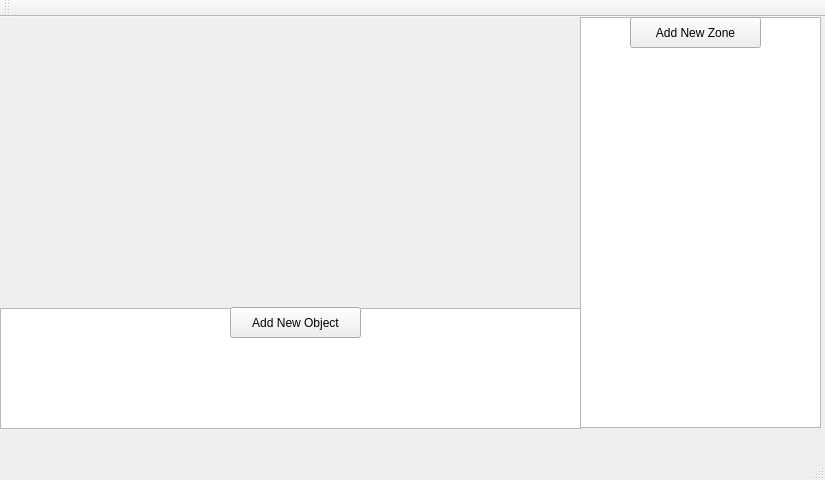
<?xml version="1.0" encoding="UTF-8"?>
<ui version="4.0">
 <class>MainWindow</class>
 <widget class="QMainWindow" name="MainWindow">
  <property name="geometry">
   <rect>
    <x>0</x>
    <y>0</y>
    <width>825</width>
    <height>480</height>
   </rect>
  </property>
  <property name="windowTitle">
   <string>MainWindow</string>
  </property>
  <widget class="QWidget" name="centralWidget">
   <widget class="QListView" name="objectsList">
    <property name="geometry">
     <rect>
      <x>580</x>
      <y>0</y>
      <width>241</width>
      <height>411</height>
     </rect>
    </property>
   </widget>
   <widget class="QListView" name="zonesList">
    <property name="geometry">
     <rect>
      <x>0</x>
      <y>291</y>
      <width>581</width>
      <height>121</height>
     </rect>
    </property>
   </widget>
   <widget class="QLabel" name="object">
    <property name="geometry">
     <rect>
      <x>660</x>
      <y>110</y>
      <width>68</width>
      <height>21</height>
     </rect>
    </property>
    <property name="text">
     <string/>
    </property>
   </widget>
   <widget class="QPushButton" name="pushButton">
    <property name="geometry">
     <rect>
      <x>630</x>
      <y>0</y>
      <width>131</width>
      <height>31</height>
     </rect>
    </property>
    <property name="text">
     <string>Add New Zone</string>
    </property>
   </widget>
   <widget class="QPushButton" name="pushButton2">
    <property name="geometry">
     <rect>
      <x>230</x>
      <y>290</y>
      <width>131</width>
      <height>31</height>
     </rect>
    </property>
    <property name="text">
     <string>Add New Object</string>
    </property>
   </widget>
   <widget class="QWidget" name="camera" native="true">
    <property name="geometry">
     <rect>
      <x>0</x>
      <y>0</y>
      <width>581</width>
      <height>291</height>
     </rect>
    </property>
    <widget class="QLabel" name="label">
     <property name="geometry">
      <rect>
       <x>0</x>
       <y>10</y>
       <width>571</width>
       <height>281</height>
      </rect>
     </property>
     <property name="text">
      <string/>
     </property>
    </widget>
   </widget>
  </widget>
  <widget class="QMenuBar" name="menuBar">
   <property name="geometry">
    <rect>
     <x>0</x>
     <y>0</y>
     <width>825</width>
     <height>27</height>
    </rect>
   </property>
  </widget>
  <widget class="QToolBar" name="mainToolBar">
   <attribute name="toolBarArea">
    <enum>TopToolBarArea</enum>
   </attribute>
   <attribute name="toolBarBreak">
    <bool>false</bool>
   </attribute>
  </widget>
  <widget class="QStatusBar" name="statusBar"/>
 </widget>
 <layoutdefault spacing="6" margin="11"/>
 <resources/>
 <connections/>
</ui>
